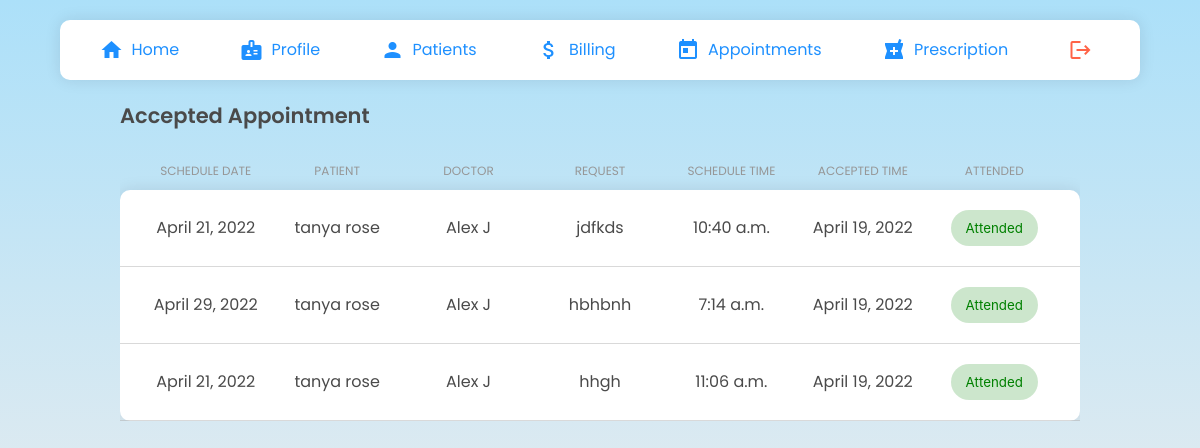
Screenshot of /doctors/attend_apt/ (signed in) with the database file from the repository.
### clinic/models.py (models this page shows, shortened)
class Schedule(models.Model):
    STATUS = ( ('Confirmed','Confirmed'), ('Pending','Pending'))
    scheduleDate = models.DateField(validators =  [MinValueValidator(datetime.date.today), MaxValueValidator(datetime.date.today() + datetime.timedelta(days=14))])
    scheduleTime = models.TimeField(blank=True, null=True, validators=[MinValueValidator(datetime.time(10,0,0)), MaxValueValidator(datetime.time(18,0,0))])
    accepted = models.BooleanField(default=False)
    accepted_date = models.DateField(auto_now_add=False, null=True, blank=True)
    request = models.TextField(blank=True)
    status = models.CharField(null=True, max_length=10, choices=STATUS,blank=True)
    patient =  models.ForeignKey('patients.Patient', null=True, on_delete= models.CASCADE)
    doctor = models.ForeignKey('doctors.Doctors', null=True, on_delete=models.CASCADE)
    date_created= models.DateTimeField(auto_now_add=True, null=True)
    class Meta:
        ordering = ["-date_created"]

### patients/models.py (models this page shows, shortened)
class Patient(models.Model):
    user = models.OneToOneField(User, on_delete= models.CASCADE, primary_key= True)
    pname=models.CharField(max_length=200, null=True)
    age=models.CharField(max_length=4, null=True)
    gender= models.CharField(max_length=6, null=True)
    email=models.CharField(max_length=200, null=True)
    address= models.CharField(max_length=500, null=True)
    phone_regex = RegexValidator( regex = r'^\+?1?\d{9,10}$', message ="Phone number must be entered in the format +919999999999. Up to 10 digits allowed.")
    phone = models.CharField('Phone',validators =[phone_regex], max_length=10, unique = True,null=True)
    date_created= models.DateTimeField(auto_now_add=True, null=True)

### doctors/models.py (models this page shows, shortened)
class Doctors(models.Model):
    ROLE = (
			('Doctor', 'Doctor'),
			('Staff', 'Staff'),
			)
    user = models.OneToOneField(User, on_delete= models.CASCADE, primary_key= True)
    dname = models.CharField(max_length=200, null=True)
    phone = models.CharField(max_length=200, null=True)
    email = models.CharField(max_length=200, null=True)
    date_created = models.DateTimeField(auto_now_add=True, null=True)
    gender= models.CharField(max_length=200, null=True)
    role = models.CharField(max_length=200, null=True,choices=ROLE)
    specialisation = models.CharField(max_length=200, null=True)
    address= models.CharField(max_length=200, null=True)

### doctors/views.py (the view, shortened to what this page needs)
# urls.py: path('attend_apt/', Attendedapt.as_view(),name="atdapt"),
class Attendedapt(LoginRequiredMixin,ListView):
    template_name = "doctors/attend_apt.html"
    model = Schedule
    context_object_name= "apt"
    def get_context_data(self,*args, **kwargs):
        context= super().get_context_data(**kwargs)
        apt = Schedule.objects.all()
        context.update({
            "title":"Manage Appointment"
        })
        return context

### doctors/templates/doctors/attend_apt.html (shortened to what this page needs)
{% extends 'doctors/navbar.html' %} {% load static %} {% block head %}
<link rel="stylesheet" type="text/css" href="{% static 'css/manage.css' %}" />
<link rel="stylesheet" type="text/css" href="{% static 'css/components.css' %}" />
{% endblock %} {% block content %}
<div class="manageMain">
  <div class="adcTableContainer">
    <h3>Accepted Appointment</h3>
    <div class="adcTable">
      <div class="adcRow adcHead">
        <div class="adcCell">Schedule Date</div>
        <div class="adcCell">Patient</div>
        <div class="adcCell">Doctor</div>
        <div class="adcCell">Request</div>
        <div class="adcCell">Schedule Time</div>
        <div class="adcCell">Accepted Time</div>
        <div class="adcCell">Attended</div>
      </div>
      <div class="adcRowBody">
        {% for i in apt %}
            {% if i.accepted == True %}
            <div class="adcRow">
                <div class="adcCell">{{i.scheduleDate}}</div>
                <div class="adcCell">{{i.patient.pname}}</div>
                <div class="adcCell">{{i.doctor.dname}}</div>
                <div class="adcCell">{{i.request}}</div>
                <div class="adcCell">{{i.scheduleTime}}</div>
                <div class="adcCell">{{i.accepted_date}}</div>
                <div class="adcCell">
                  <form action="" method="post">
                      <input class="adcTag" type="submit" name="Accept" value="Attended" /></td>
                  </form>
              </div>
            </div>
            {% endif %}
        {% endfor %}
      </div>
    </div>
  </div>
</div>
    {% endblock %}

### static/css/style.css (style rules this page uses)
body { margin: 0; padding: 0; box-sizing: border-box; font-family: "Poppins"; text-decoration: none; list-style-type: none; }

### static/css/register.css (style rules this page uses)
* { margin: 0; padding: 0; box-sizing: border-box; font-family: "Poppins", sans-serif; }
body { height: 100vh; background-image: linear-gradient(to top, #fff1eb 0%, #ace0f9 100%); overflow: auto; width: 100%; margin-top: 0%; align-items: center; justify-content: center; }

### static/css/manage.css (style rules this page uses)
.manageMain { margin: 100px auto 20px auto; width: 80%; }
.manageMain h3 { font-size: 21px; font-weight: 600; margin-bottom: 10px; }

### static/css/components.css (style rules this page uses)
.adcTag { outline: none; border: none; padding: 10px 15px; border-radius: 1000px; background-color: #00800033; color: #008000; cursor: pointer; }
.adcTable { display: flex; flex-direction: column; margin-top: 20px; }
.adcTable .adcRow { display: flex; align-items: center; justify-content: space-evenly; border-bottom: 1px solid rgba(180, 180, 180, 0.5); padding: 10px 20px; }
.adcTable .adcRow .adcCell { width: 100%; padding: 10px; display: flex; align-items: center; justify-content: center; }
.adcTableContainer { width: 100%; overflow-x: auto; overflow-y: hidden; }
.adcTable .adcHead { border-bottom: none; padding: 0 20px; }
.adcHead .adcCell { text-transform: uppercase; font-size: 12px; color: rgb(150, 150, 150); padding: 0; }
.adcRowBody { box-shadow: rgba(17, 17, 26, 0.1) 0px 0px 16px; border-radius: 10px; background-color: white; }

### rows the page displays
Schedule: scheduleDate "April 21, 2022", patient.pname "tanya rose", doctor.dname "Alex J", request "jdfkds", scheduleTime "10:40 a.m.", accepted_date "April 19, 2022"
Schedule: scheduleDate "April 29, 2022", patient.pname "tanya rose", doctor.dname "Alex J", request "hbhbnh", scheduleTime "7:14 a.m.", accepted_date "April 19, 2022"
Schedule: scheduleDate "April 21, 2022", patient.pname "tanya rose", doctor.dname "Alex J", request "hhgh", scheduleTime "11:06 a.m.", accepted_date "April 19, 2022"
